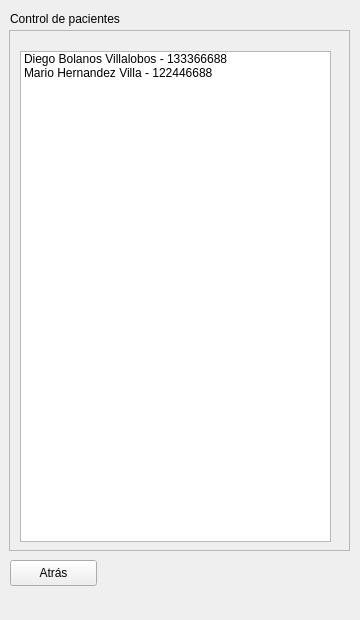
<?xml version="1.0" encoding="UTF-8"?>
<ui version="4.0">
 <class>PatientSelectionMenu</class>
 <widget class="QWidget" name="PatientSelectionMenu">
  <property name="minimumSize">
   <size>
    <width>360</width>
    <height>620</height>
   </size>
  </property>
  <property name="maximumSize">
   <size>
    <width>900</width>
    <height>1600</height>
   </size>
  </property>
  <property name="windowTitle">
   <string>Form</string>
  </property>
  <widget class="QPushButton" name="backButton">
   <property name="geometry">
    <rect>
     <x>10</x>
     <y>560</y>
     <width>87</width>
     <height>26</height>
    </rect>
   </property>
   <property name="text">
    <string>Atrás</string>
   </property>
  </widget>
  <widget class="QLabel" name="label">
   <property name="geometry">
    <rect>
     <x>10</x>
     <y>10</y>
     <width>141</width>
     <height>18</height>
    </rect>
   </property>
   <property name="text">
    <string>Control de pacientes</string>
   </property>
  </widget>
  <widget class="QScrollArea" name="scrollArea">
   <property name="geometry">
    <rect>
     <x>9</x>
     <y>30</y>
     <width>341</width>
     <height>521</height>
    </rect>
   </property>
   <property name="widgetResizable">
    <bool>true</bool>
   </property>
   <widget class="QWidget" name="scrollAreaWidgetContents">
    <property name="geometry">
     <rect>
      <x>0</x>
      <y>0</y>
      <width>339</width>
      <height>519</height>
     </rect>
    </property>
    <widget class="QListWidget" name="listWidget">
     <property name="geometry">
      <rect>
       <x>10</x>
       <y>20</y>
       <width>311</width>
       <height>491</height>
      </rect>
     </property>
     <item>
      <property name="text">
       <string>Diego Bolanos Villalobos - 133366688</string>
      </property>
     </item>
     <item>
      <property name="text">
       <string>Mario Hernandez Villa - 122446688</string>
      </property>
     </item>
    </widget>
   </widget>
  </widget>
 </widget>
 <resources/>
 <connections/>
</ui>
